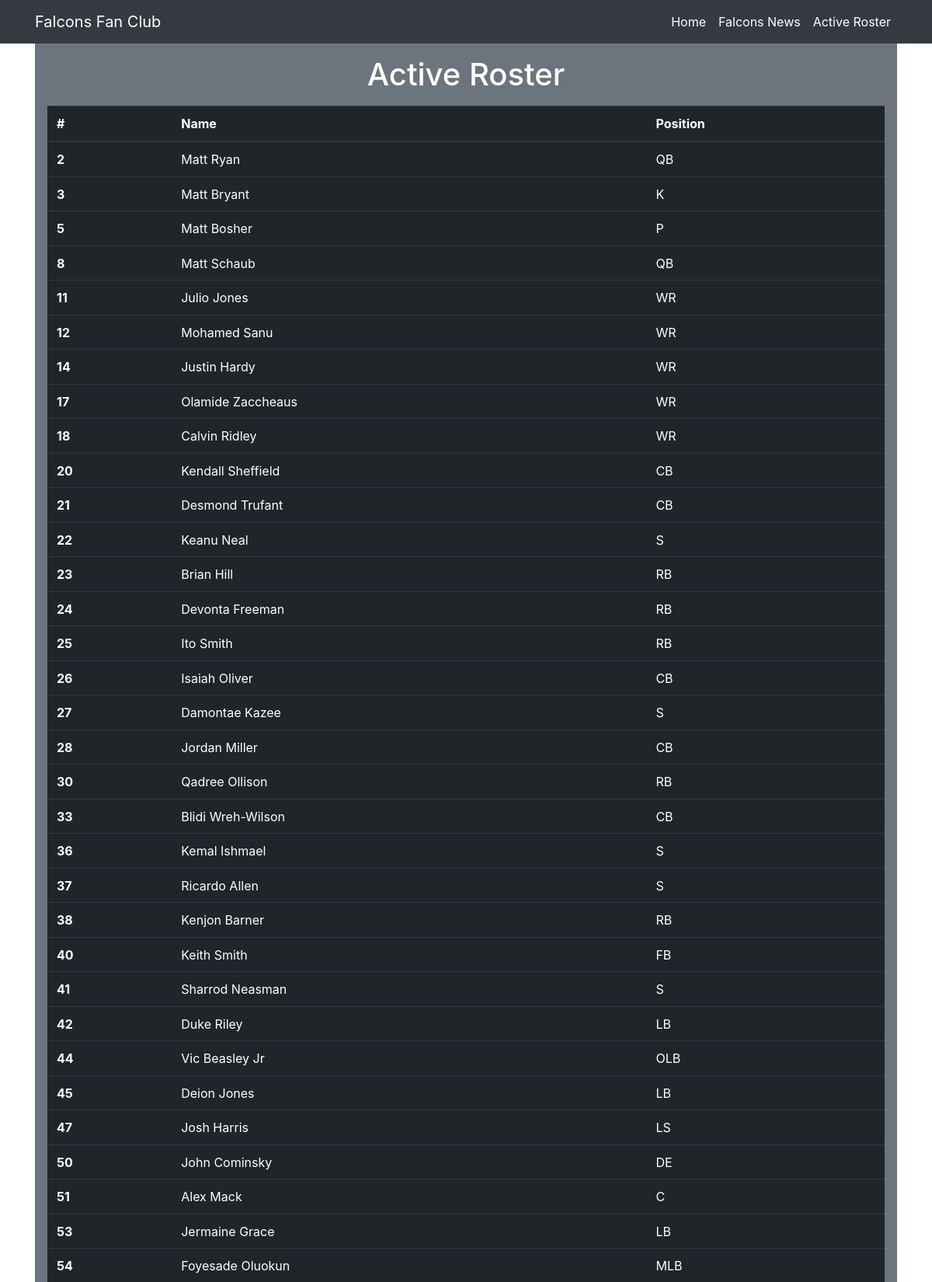
Screenshot of /roster/ (upper part) with the database file from the repository.
### roster/models.py (models this page shows)
class Roster(models.Model):
    number = models.IntegerField()
    name = models.CharField(max_length=50)
    position = models.CharField(max_length=4)

### roster/views.py (the view)
# urls.py: path("", views.roster_index, name="roster_index")
def roster_index(request):
    players = Roster.objects.all().order_by('number')
    context = {
        'roster': players
    }
    return render(request, 'roster_index.html', context)

### roster/templates/roster_index.html (shortened to what this page needs)
{% extends "base.html" %}
{% load static %}
{% block page_content %}
<h1><p class="text-center">Active Roster</p></h1>
<table class="table table-dark">
  <thead>
    <tr>
      <th scope="col">#</th>
      <th scope="col">Name</th>
      <th scope="col">Position</th>
    </tr>
  </thead>
  <tbody>
  {% for Roster in roster %}
    <tr>
      <th scope="number">{{ Roster.number }}</th>
      <td>{{ Roster.name }}</td>
      <td>{{ Roster.position }}</td>
    <tr>
  {% endfor %}
</table>
{% endblock %}

### rows the page displays
Roster: number "2", name "Matt Ryan", position "QB"
Roster: number "3", name "Matt Bryant", position "K"
Roster: number "5", name "Matt Bosher", position "P"
Roster: number "8", name "Matt Schaub", position "QB"
Roster: number "11", name "Julio Jones", position "WR"
Roster: number "12", name "Mohamed Sanu", position "WR"
Roster: number "14", name "Justin Hardy", position "WR"
Roster: number "17", name "Olamide Zaccheaus", position "WR"
Roster: number "18", name "Calvin Ridley", position "WR"
Roster: number "20", name "Kendall Sheffield", position "CB"
Roster: number "21", name "Desmond Trufant", position "CB"
Roster: number "22", name "Keanu Neal", position "S"
Roster: number "23", name "Brian Hill", position "RB"
Roster: number "24", name "Devonta Freeman", position "RB"
Roster: number "25", name "Ito Smith", position "RB"
Roster: number "26", name "Isaiah Oliver", position "CB"
Roster: number "27", name "Damontae Kazee", position "S"
Roster: number "28", name "Jordan Miller", position "CB"
Roster: number "30", name "Qadree Ollison", position "RB"
Roster: number "33", name "Blidi Wreh-Wilson", position "CB"
Roster: number "36", name "Kemal Ishmael", position "S"
Roster: number "37", name "Ricardo Allen", position "S"
Roster: number "38", name "Kenjon Barner", position "RB"
Roster: number "40", name "Keith Smith", position "FB"
Roster: number "41", name "Sharrod Neasman", position "S"
Roster: number "42", name "Duke Riley", position "LB"
Roster: number "44", name "Vic Beasley Jr", position "OLB"
Roster: number "45", name "Deion Jones", position "LB"
Roster: number "47", name "Josh Harris", position "LS"
Roster: number "50", name "John Cominsky", position "DE"
Roster: number "51", name "Alex Mack", position "C"
Roster: number "53", name "Jermaine Grace", position "LB"
Roster: number "54", name "Foyesade Oluokun", position "MLB"
